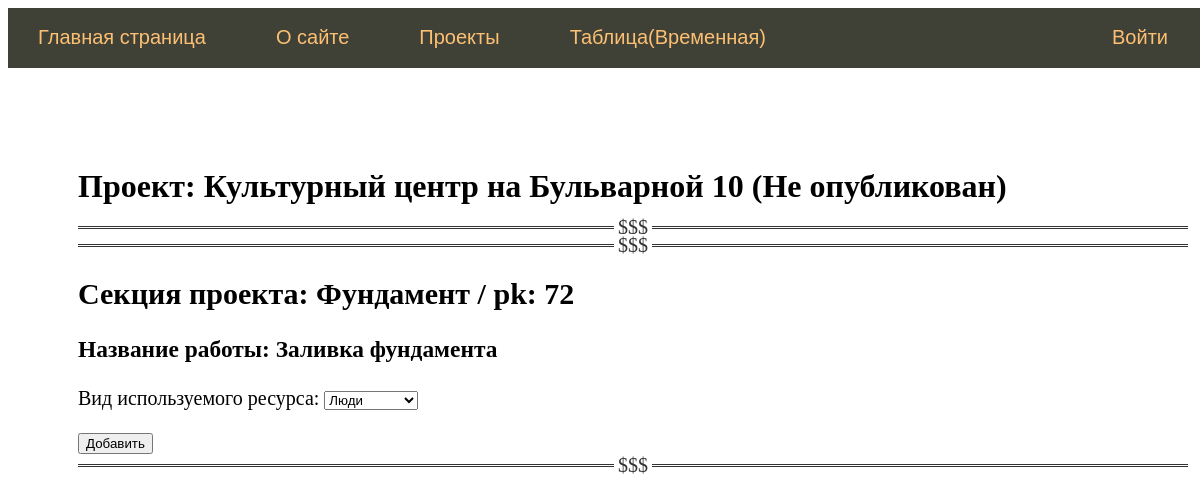
/add_res_choice/80/72/88, run on the app's committed database.
### estimate/models.py (models this page shows, shortened)
class Project(models.Model):
    title_p = models.CharField(max_length=255, unique=True,
                               verbose_name="Название Проекта")  # атрибут title будет определять одноименное поле как текстовую строку с максимальным числом символов 255.
    description_p = models.TextField(verbose_name="Текст статьи", blank=True,
                                     null=True)  # поле задано как текстовое с параметром blank=True. Данный параметр означает, что это поле может быть пустым, то есть, не содержать текста.
    time_create_p = models.DateTimeField(auto_now_add=True,
                                         verbose_name="Время создания")  # auto_now_add – позволяет фиксировать текущее время только в момент первого добавления записи в таблицу БД;
    time_update_p = models.DateTimeField(auto_now=True,
                                         verbose_name="Время изменения")  # auto_now – фиксирует текущее время всякий раз при изменении или добавлении записи в таблицу БД.
    is_published_p = models.BooleanField(default=False, verbose_name="Публикация", blank=True,
                                         null=True)  # атрибут is_published определен через класс BooleanField с параметром default=True. Это означает, что по умолчанию значение поля в БД будет установлено в значение True и статья будет считаться опубликованной.
    def __str__(self):
        return self.title_p
    class Meta:
        verbose_name = 'Проект'
        verbose_name_plural = '1.Проекты'
        ordering = ['-time_create_p', 'title_p']

class ProjectSection(models.Model):
    title_s = models.CharField(max_length=255, verbose_name="Раздел Проекта", unique=False)
    time_create_s = models.DateTimeField(auto_now_add=True, verbose_name="Время создания")
    time_update_s = models.DateTimeField(auto_now=True, verbose_name="Время изменения")
    is_published_s = models.BooleanField(default=False, verbose_name="Публикация", blank=True, null=True)
    prj = models.ForeignKey('Project', on_delete=models.CASCADE, null=False, verbose_name="Проект")
    class Meta:
        verbose_name = 'Раздел проекта'
        verbose_name_plural = '2.Разделы проекта'
        ordering = ['-title_s']

class WorkType(models.Model):
    title_w = models.CharField(max_length=255, verbose_name="Название вида работы", unique=False)
    time_create_w = models.DateTimeField(auto_now_add=True, verbose_name="Время создания")
    time_update_w = models.DateTimeField(auto_now=True, verbose_name="Время изменения")
    quantity_w = models.PositiveIntegerField(verbose_name="Количество")
    unit_w = models.CharField(max_length=10, unique=False, verbose_name="Ед.изм.")
    margin_w = models.PositiveIntegerField(verbose_name="Наценка")
    sect = models.ForeignKey('ProjectSection', on_delete=models.CASCADE, null=False, verbose_name="Секция проекта")
    prj_w = models.ForeignKey('Project', on_delete=models.CASCADE, null=False, verbose_name="Проект")
    class Meta:
        verbose_name = 'Вид работы'
        verbose_name_plural = '3.Вид работ'
        ordering = ['-time_create_w']

### estimate/views.py (the view)
# urls.py: path('add_res_choice/<int:prj_id>/<int:sect_id>/<int:work_id>', add_res_choice, name='add_res_choice'),
def add_res_choice(request, prj_id, sect_id, work_id):
    prj = Project.objects.get(pk=prj_id)
    sect = ProjectSection.objects.get(pk=sect_id)
    work = WorkType.objects.get(pk=work_id)
    if request.method == 'POST':
        form_choice = ResKind(request.POST)
        if form_choice.is_valid():
            choice = form_choice.cleaned_data['choice']
            return redirect('add_res', prj_id=prj.pk, sect_id=sect.pk, work_id=work.pk, choice=choice)
    else:
        form_choice = ResKind()
    context = {'prj': prj, 'form_w': form_choice, 'sect': sect, 'work': work}
    return render(request, 'estimate/add_res_choice.html', context=context)

### estimate/forms.py
class ResKind(forms.Form):
    PEOPLE = 'p'
    TECH = 't'
    MAT = 'm'
    OVERHEADS = 'o'
    TYPE = [
        (PEOPLE, 'Люди'),
        (TECH, 'Техника'),
        (MAT, 'Материалы'),
        (OVERHEADS, 'Накладные'),
    ]
    choice = forms.ChoiceField(choices=TYPE, label="Вид используемого ресурса")

### estimate/templatetags/estimate_tags.py (called while the page is built)
@register.simple_tag()
def return_menu():
    menu = [
        {'title': "Главная страница", 'url_name': 'index'},
        {'title': "О сайте", 'url_name': 'about'},
        {'title': "Проекты", 'url_name': 'all_projects'},
        {'title': 'Таблица(Временная)', 'url_name': 'page'},
        {'title': "Войти", 'url_name': 'login'}
    ]
    return menu

### estimate/templates/estimate/add_res_choice.html (shortened to what this page needs)
{% extends 'estimate/base.html' %}
{% block content %}
{% if prj.is_published %}
    <h1>Проект: {{ prj.title_p }} (Опубликован)</h1>
  {% else %}
    <h1>Проект: {{ prj }} (Не опубликован)</h1>
  {% endif %}
  <hr>
  <hr>
  <h2>Секция проекта: {{ sect.title_s }} / pk: {{ sect.pk }}</h2>
  <h3>Название работы: {{ work.title_w }}</h3>
  <form action="{% url 'add_res_choice' prj.pk sect.pk work.pk %}" method="post">
  {{ form_w.as_p }}
  <button type="submit">Добавить</button>
  </form>
  <hr>
{% endblock content %}

### estimate/static/estimate/css/styles.css (style rules this page uses)
html, body { font-family: 'Arial'; padding: 0; height: 100%; width: 100%; color: #444; }
hr:after { background: #fff; content: '$$$'; padding: 0 4px; position: relative; top: -13px; }
.content-text h1 { font-size: 32px; }
hr { border: none; border-top: 3px double #333; color: #333; overflow: visible; text-align: center; height: 5px; }

### data on the page
Project: title_p "Культурный центр на Бульварной 10"
ProjectSection: title_s "Фундамент", pk "72"
WorkType: title_w "Заливка фундамента"

### other printed values
{{ m.title }} "Главная страница" "О сайте" "Проекты" "Таблица(Временная)"
{{ m.title }} "Войти"
